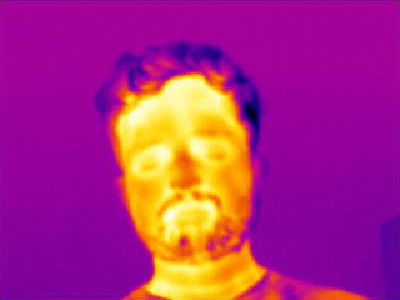
#> input picture test_imgs/image13701_hr.bmp, 400 x 300 px
$ python niqe.py   (older library calls are emulated)
#> lines starting #> are read from the running program, lines starting #| are printed output that depends on the picture
import numpy as np
import scipy.misc
import scipy.io
from os.path import dirname
from os.path import join
import scipy
import PIL
from PIL import Image
import numpy as np
import scipy.ndimage
import numpy as np
import scipy.special
import math
import matplotlib.pyplot as plt

gamma_range = np.arange(0.2, 10, 0.001)
a = scipy.special.gamma(2.0/gamma_range)
a *= a
b = scipy.special.gamma(1.0/gamma_range)
c = scipy.special.gamma(3.0/gamma_range)
prec_gammas = a/(b*c)

# [110 lines left out: functions aggd_features, ggd_features, paired_product, gen_gauss_window, compute_image_mscn_transform, _niqe_extract_subband_feats, not called in this run]

def get_patches_train_features(img, patch_size, stride=8):
    return _get_patches_generic(img, patch_size, 1, stride)

def get_patches_test_features(img, patch_size, stride=8):
    return _get_patches_generic(img, patch_size, 0, stride)

# [82 lines left out: functions extract_on_patches, _get_patches_generic, niqe, not called in this run]


if __name__ == "__main__":

    ref1 = np.array(Image.open('./test_imgs/image13701_hr.bmp').convert('LA'))[:,:,0]
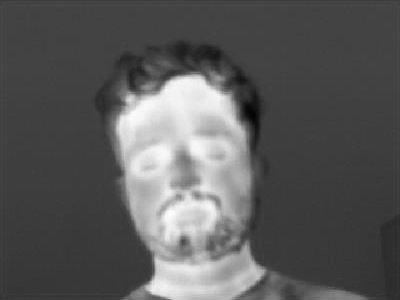
#> ref1: shape (300, 400); min 2, max 252, mean 90.1
    dis11 = np.array(Image.open('./test_imgs/image13701_out.bmp').convert('LA'))[:,:,0]
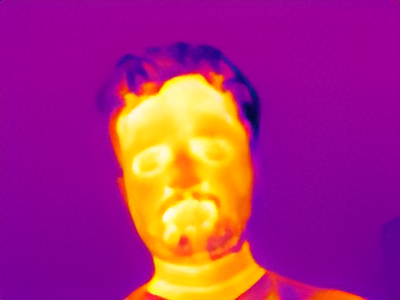
#> input picture test_imgs/image13701_out.bmp, 400 x 300 px
    dis12 = np.array(Image.open('./test_imgs/image13701_rlt.png').convert('LA'))[:,:,0]
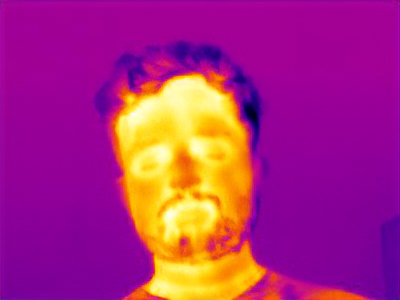
#> input picture test_imgs/image13701_rlt.png, 400 x 300 px

    ref2 = np.array(Image.open('./test_imgs/image16301_hr.bmp').convert('LA'))[:,:,0]
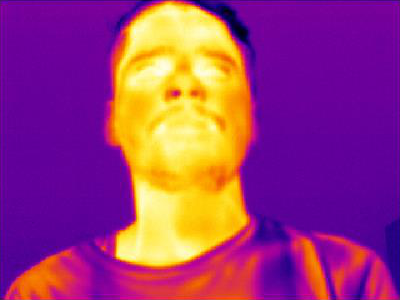
#> input picture test_imgs/image16301_hr.bmp, 400 x 300 px
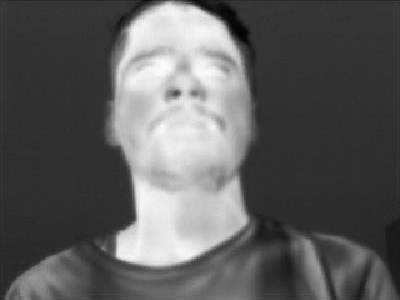
#> ref2: shape (300, 400); min 1, max 251, mean 93.3
    dis21 = np.array(Image.open('./test_imgs/image16301_out.bmp').convert('LA'))[:,:,0]
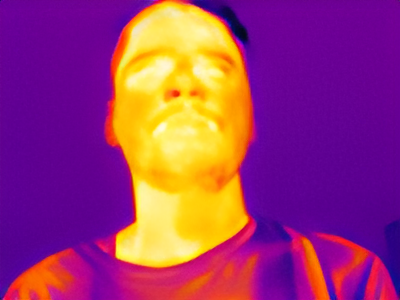
#> input picture test_imgs/image16301_out.bmp, 400 x 300 px
    dis22 = np.array(Image.open('./test_imgs/image16301_rlt.png').convert('LA'))[:,:,0]
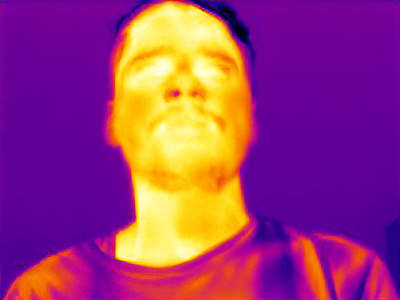
#> input picture test_imgs/image16301_rlt.png, 400 x 300 px

#> (the run stopped early here; a loop or call above may not have finished)
